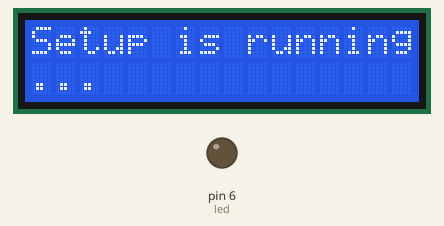
Simulated run of this sketch. Board: Arduino Uno, built with avr-gcc and run on an emulated ATmega328P. Parts: 16×2 character LCD, output pins drawn as LEDs (lit = HIGH). Dashed ring = blinking. Storage starts empty; what the sketch prints to the serial monitor is not drawn.

Above: at 0.1 s.
At 2.2 s:
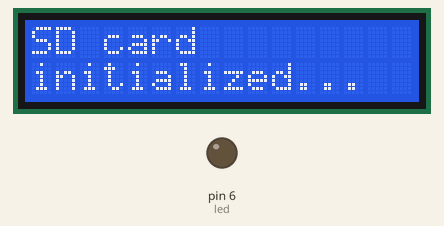
At 8.22 s:
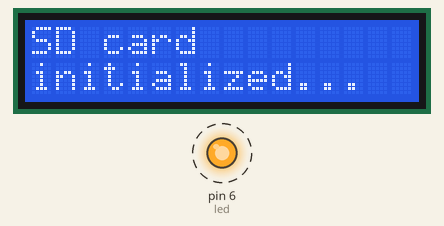
At 14.2 s:
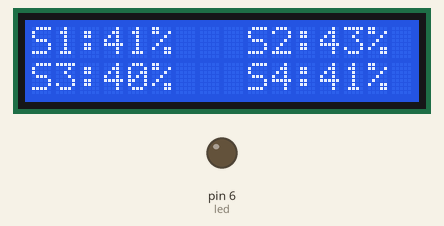
Timing chart, 0 to 15.7 s (numbered marks = the images above):
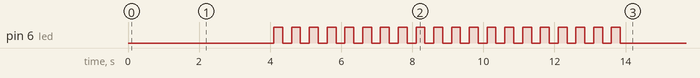

Measured:
- by itself, pin 6 (led): alternates HIGH for 0.25 s and LOW for 0.25 s, 40 changes in all, then stays LOW

The sketch:

soilMoistureLogger.ino
```cpp
/********************************************************************************************
 *                 First "permanent-build" soil-moisture sensor setup
 *                             Jordan Bartos
 *                               08/19/2018
 *
 * This soil moisture sensor reads soil moisture from four capacitive soil moisture sensors
 * at a pre-set interval and records the data to a micro-SD.
 *
 * SD card attached to SPI bus as follows:
 ** MOSI - pin 11
 ** MISO - pin 12
 ** CLK - pin 13
 ** CS - pin 7
 * ((indicator LED set at D_6))
 *
 * LCD attached via pins:
 * RS: 10
 * EN: 9
 * D_4: 5
 * D_5: 4
 * D_6: 3
 * D_7: 2
 *
 *Soil moisture sensors:
 *sensor1: A0
 *sensor2: A1
 *sensor3: A2
 *sensor4: A3
 **********************************************************************************************/

//include necessary files
#include <SPI.h>
#include "SdFat.h"
#include <LiquidCrystal.h>

//these variables control the timing of the program
const int TOTAL_DELAY_BETWEEN_READINGS = 30; //minutes
const int WARNING_TIME = 10; //seconds

//declare file object and LiquidCrystal object
const int RS = 10, EN = 9, D_4 = 5, D_5 = 4, D_6 = 3, D_7 = 2, led = 6;
LiquidCrystal lcd(RS, EN, D_4, D_5, D_6, D_7);
SdFat SD;

//soil moisture sensor pins
const int MOISTURE_SENSOR_ONE = A0;
const int MOISTURE_SENSOR_TWO = A1;
const int MOISTURE_SENSOR_THREE = A2;
const int MOISTURE_SENSOR_FOUR = A3;

//function definitions
void blinkWarning();
void delayMinutes(unsigned int);
void getReadings(int&,int&,int&,int&);
void displayValues(int&,int&,int&,int&);
void printToFile(File&,int&,int&,int&);

//set the file name of the data file where soil moisture data will be stored
String fileName = "soilDat.txt";

// set DEBUGGING to true to have debugging info printed to the Serial monitor
const bool DEBUGGING = false;
int count = 0;

/******************************************************************************************
 *                                void setup()
 * the setup for the soil moisture sensor and components
 *  - initializes the SD card reader and ensures it works before proceeding
 *  - begins the Serial connection if in debugging mode
 ******************************************************************************************/
void setup()
{

  File dataLog;
  //initialize the LCD display
  lcd.begin(16,2);
  pinMode(led,OUTPUT);

  lcd.print("Setup is running");
  lcd.setCursor(0,1);
  lcd.print(F("..."));
  delay(2000);

  //if SD cannot initialize, blink an error pattern
  if (!SD.begin(7))
  {
    lcd.clear();
    lcd.print(F("SD Card error"));
    //blink an error pattern indefinitely and do not continue with the program
    //the SD card must initialize properly to proceed
    while(true)
    {
      digitalWrite(led,HIGH);
      delay(1000);
      digitalWrite(led,LOW);
      delay(500);
    }
  }

  //else display success message, turn on led and continue
  else
  {
    //print table headers to SD card text file
    dataLog = SD.open(fileName,FILE_WRITE);
    dataLog.print(F("***********************\n"));
    dataLog.print(F("Interval: "));
    dataLog.print(TOTAL_DELAY_BETWEEN_READINGS);
    dataLog.print(F(" minutes apart."));
    dataLog.print(F("num\tS1\tS2\tS3\tS4\n"));

    //if debugging mode is on, the light will turn on during as an indicator
    if(DEBUGGING)
    {
      digitalWrite(led,HIGH);
    }

    //display initialization success msg to the LCD display
    lcd.clear();
    lcd.print(F("SD card "));
    lcd.setCursor(0,1);
    lcd.print(F("initialized..."));
    dataLog.close();
    delay(2000);
  }

  //for debugging purposes, activate the serial connection for
  //data read-out when connected to computer
  Serial.begin(9600);
  if(DEBUGGING)
  {

    Serial.print("debugging mode on\n");
  }
}

/***********************************************************************************
 *                             void loop()
 *   the main loop of the program
***********************************************************************************/
void loop()
{
  Serial.print("loop\n");
  //count number of recordings the logger has made
  count++;
  File dataLog;

  //turn on the LED during each reading to indicate the dubugging mode is on
  if(DEBUGGING)
  {
    digitalWrite(led,HIGH);
  }

  //blink the warning light to prevent removal of SD card during reading
  blinkWarning();

  dataLog = SD.open(fileName,FILE_WRITE);

  int moistureOne = 0,
      moistureTwo = 0,
      moistureThree = 0,
      moistureFour = 0;

  //open the file. If the file opened successfully, collect readings, write the results to the screen
  //and the log file
  dataLog = SD.open(fileName,FILE_WRITE);
  if(dataLog)
  {
    //get values from sensors, display the values to the LCD screen, and print the values
    //in the log file
    getReadings(moistureOne,moistureTwo,moistureThree,moistureFour);
    displayValues(moistureOne,moistureTwo,moistureThree,moistureFour);
    printToFile(dataLog,moistureOne,moistureTwo,moistureThree,moistureFour);
  }
  else
  {
    // if the file didn't open, print an error:
    lcd.clear();
    lcd.print(F("SD ERROR"));
  }

  //close the file and turn off the LED
  dataLog.close();
  digitalWrite(led,LOW);

  //delay to take one reading every TOTAL_DELAY_BETWEEN_READINGS minutes
  //timeAdjustment is the amount needed to delay to round remaining total delay
  //to the next length in minutes
  unsigned int timeAdjustmentSeconds = ((TOTAL_DELAY_BETWEEN_READINGS * 60) - WARNING_TIME) % 60;

  //if debugging mode is on, display this data to the Serial connection before the long delay
  if(DEBUGGING){
    Serial.print("Time delay calculations:\n");
    Serial.print("timeAdjustmentSeconds = ");
    Serial.print(timeAdjustmentSeconds);
    Serial.print("\ndelayMinutes = ");
    Serial.print(TOTAL_DELAY_BETWEEN_READINGS - (timeAdjustmentSeconds + WARNING_TIME) / 60);
    Serial.print("\n");
  }

  delay(timeAdjustmentSeconds * 1000);
  //delay for remaining time
  delayMinutes(TOTAL_DELAY_BETWEEN_READINGS - (timeAdjustmentSeconds + WARNING_TIME) / 60);
}


/***********************************************************************************
 *                       void blinkWarning()
 * blinks the led for 3 seconds to warn the SD card is about to be written to. This
 * will help prevent accidentally removing the card in the middle of a read/write
 * cycle. It is safe to remove the card at any other time as the file is closed and
 * the card is not being used.
 * Delays six seconds
 **********************************************************************************/
void blinkWarning()
{
  //number of loops necessary depends upon WARNING_TIME desired for the LED
  //there are 1000 ms per second and each loop takes 500ms, so the number of loops
  //needed is twice the length of the desired warning time
  for(int i = 0; i < (WARNING_TIME * 2); ++i)
  {
    digitalWrite(led,HIGH);
    delay(250);
    digitalWrite(led,LOW);
    delay(250);
  }
}

/**************************************************************************************
 *                        void delayMinutes(int)
 * delays the program for a number of minutes (approximately)
***************************************************************************************/
void delayMinutes(unsigned int minutes)
{
  for(int i = 0; i < minutes; i++)
  {
    delay(60000); //1000 milliseconds per second * 60 seconds
  }
}

/******************************************************************************************
 *                        void getReadings(int&,int&,int&,int&)
 * takes references to four ints as input, updates them with the readings from the four
 * sensors.
 *****************************************************************************************/
void getReadings(int& s1, int& s2, int& s3, int& s4)
{
  //read the sensors
  int sen1 = analogRead(MOISTURE_SENSOR_ONE);
  int sen2 = analogRead(MOISTURE_SENSOR_TWO);
  int sen3 = analogRead(MOISTURE_SENSOR_THREE);
  int sen4 = analogRead(MOISTURE_SENSOR_FOUR);

  //map the values and update the variables
  //the calibration numbers must be gathered manually from each sensor
  s1 = map(sen1,642,325,0,100);    // dry = 640 wet = 325
  s2 = map(sen2,648,332,0,100);    // dry = 649 wet = 331
  s3 = map(sen3,638 ,324,0,100);    // dry = 637 wet = 324
  s4 = map(sen4,643,324,0,100);    // dry = 643 wet = 324
}

/*******************************************************************************************
 *                               void displayValues(int&,int&,int&,int&)
 * takes references to four ints as input, displays their values with headers to the LCD
 ******************************************************************************************/
void displayValues(int& s1, int&s2, int& s3, int& s4)
{
  lcd.clear();
  lcd.print(F("S1:")); lcd.print(s1); lcd.print("%");

  lcd.setCursor(9,0);
  lcd.print(F("S2:")); lcd.print(s2); lcd.print("%");

  lcd.setCursor(0,1);
  lcd.print(F("S3:")); lcd.print(s3); lcd.print("%");

  lcd.setCursor(9,1);
  lcd.print(F("S4:")); lcd.print(s4); lcd.print("%");
}


/**********************************************************************************************
 *                          void printToFile(File&, int&, int&, int&, int&)
 * Takes a reference to a file object and references to four integers as parameters.
 * Formats the integers appropriately and writes them to the data file
 *********************************************************************************************/
void printToFile(File& f, int& s1, int& s2, int& s3, int& s4)
{
  f.print(count);
  f.print(F("\t"));
  f.print(s1);
  f.print(F("\t"));
  f.print(s2);
  f.print(F("\t"));
  f.print(s3);
  f.print(F("\t"));
  f.print(s4);
  f.print(F("\n"));
}
```
